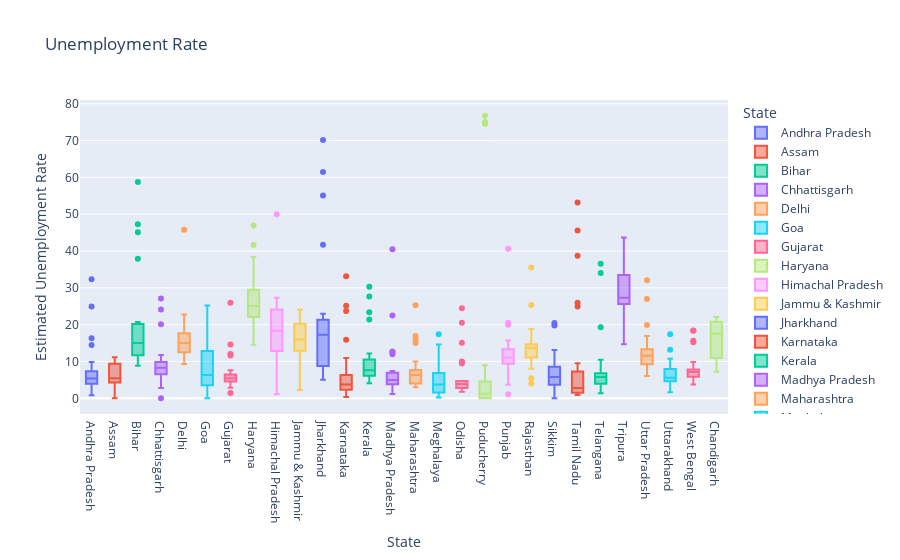

The notebook cell this image was saved under:
### Markdown cell above
## EDA - Exploratory Data Analysis

### Code cell
# Plotting a box-plot to show un-employment rate in each state
fig = px.box(
    unemployment,
    x='State',
    y='Estimated Unemployment Rate',
    color='State',
    title='Unemployment Rate',
    template='plotly'
)
fig.show()

### Figure 1 — Plotly figure (JSON) as saved in the notebook; plotly's stock layout.template omitted (floating-point values rounded to 4 significant figures)
{"data": [{"alignmentgroup": "True", "hovertemplate": "State=%{x}<br>Estimated Unemployment Rate=%{y}<extra></extra>", "legendgroup": "Andhra Pradesh", "marker": {"color": "#636efa"}, "name": "Andhra Pradesh", "notched": false, "offsetgroup": "Andhra Pradesh", "orientation": "v", "showlegend": true, "type": "box", "x": ["Andhra Pradesh", "Andhra Pradesh", "Andhra Pradesh", "Andhra Pradesh", "Andhra Pradesh", "Andhra Pradesh", "Andhra Pradesh", "Andhra Pradesh", "Andhra Pradesh", "Andhra Pradesh", "Andhra Pradesh", "Andhra Pradesh", "Andhra Pradesh", "Andhra Pradesh", "Andhra Pradesh", "Andhra Pradesh", "Andhra Pradesh", "Andhra Pradesh", "Andhra Pradesh", "Andhra Pradesh", "Andhra Pradesh", "Andhra Pradesh", "Andhra Pradesh", "Andhra Pradesh", "Andhra Pradesh", "Andhra Pradesh", "Andhra Pradesh", "Andhra Pradesh"], "x0": " ", "xaxis": "x", "y": [3.65, 3.05, 3.75, 3.32, 5.17, 3.52, 4.12, 4.38, 4.84, 5.91, 4.06, 16.29, 14.46, 0.85, 6.09, 3.8, 5.64, 4.61, 6.01, 4.7, 7.54, 7.88, 7.11, 5.66, 9.88, 32.3, 24.91, 5.86], "y0": " ", "yaxis": "y"}, {"alignmentgroup": "True", "hovertemplate": "State=%{x}<br>Estimated Unemployment Rate=%{y}<extra></extra>", "legendgroup": "Assam", "marker": {"color": "#EF553B"}, "name": "Assam", "notched": false, "offsetgroup": "Assam", "orientation": "v", "showlegend": true, "type": "box", "x": ["Assam", "Assam", "Assam", "Assam", "Assam", "Assam", "Assam", "Assam", "Assam", "Assam", "Assam", "Assam", "Assam", "Assam", "Assam", "Assam", "Assam", "Assam", "Assam", "Assam", "Assam", "Assam", "Assam", "Assam", "Assam", "Assam"], "x0": " ", "xaxis": "x", "y": [4.29, 5.08, 4.26, 5.79, 4.46, 4.65, 4.66, 4.29, 3.26, 3.77, 9.38, 0.0, 7.87, 9.89, 3.21, 10.39, 9.26, 11.17, 6.31, 5.02, 7.24, 9.98, 10.34, 8.37, 10.77, 3.42], "y0": " ", "yaxis": "y"}, {"alignmentgroup": "True", "hovertemplate": "State=%{x}<br>Estimated Unemployment Rate=%{y}<extra></extra>", "legendgroup": "Bihar", "marker": {"color": "#00cc96"}, "name": "Bihar", "notched": false, "offsetgroup": "Bihar", "orientation": "v", "showlegend": true, "type": "box", "x": ["Bihar", "Bihar", "Bihar", "Bihar", "Bihar", "Bihar", "Bihar", "Bihar", "Bihar", "Bihar", "Bihar", "Bihar", "Bihar", "Bihar", "Bihar", "Bihar", "Bihar", "Bihar", "Bihar", "Bihar", "Bihar", "Bihar", "Bihar", "Bihar", "Bihar", "Bihar", "Bihar", "Bihar"], "x0": " ", "xaxis": "x", "y": [9.27, 10.2, 13.44, 11.0, 8.87, 12.47, 12.4, 10.16, 9.13, 9.61, 15.39, 45.09, 47.26, 20.49, 19.9, 13.29, 16.41, 17.66, 20.46, 14.06, 17.62, 14.91, 20.69, 15.11, 15.73, 58.77, 37.87, 12.45], "y0": " ", "yaxis": "y"}, {"alignmentgroup": "True", "hovertemplate": "State=%{x}<br>Estimated Unemployment Rate=%{y}<extra></extra>", "legendgroup": "Chhattisgarh", "marker": {"color": "#ab63fa"}, "name": "Chhattisgarh", "notched": false, "offsetgroup": "Chhattisgarh", "orientation": "v", "showlegend": true, "type": "box", "x": ["Chhattisgarh", "Chhattisgarh", "Chhattisgarh", "Chhattisgarh", "Chhattisgarh", "Chhattisgarh", "Chhattisgarh", "Chhattisgarh", "Chhattisgarh", "Chhattisgarh", "Chhattisgarh", "Chhattisgarh", "Chhattisgarh", "Chhattisgarh", "Chhattisgarh", "Chhattisgarh", "Chhattisgarh", "Chhattisgarh", "Chhattisgarh", "Chhattisgarh", "Chhattisgarh", "Chhattisgarh", "Chhattisgarh", "Chhattisgarh", "Chhattisgarh", "Chhattisgarh", "Chhattisgarh", "Chhattisgarh"], "x0": " ", "xaxis": "x", "y": [9.82, 6.76, 4.54, 4.64, 8.33, 6.96, 2.77, 6.11, 9.89, 7.89, 7.31, 0.0, 7.64, 10.14, 9.77, 11.77, 8.17, 6.29, 9.46, 10.27, 8.32, 3.57, 9.01, 9.79, 8.21, 20.13, 24.1, 27.07], "y0": " ", "yaxis": "y"}, {"alignmentgroup": "True", "hovertemplate": "State=%{x}<br>Estimated Unemployment Rate=%{y}<extra></extra>", "legendgroup": "Delhi", "marker": {"color": "#FFA15A"}, "name": "Delhi", "notched": false, "offsetgroup": "Delhi", "orientation": "v", "showlegend": true, "type": "box", "x": ["Delhi", "Delhi", "Delhi", "Delhi", "Delhi", "Delhi", "Delhi", "Delhi", "Delhi", "Delhi", "Delhi", "Delhi", "Delhi", "Delhi", "Delhi", "Delhi", "Delhi", "Delhi", "Delhi", "Delhi", "Delhi", "Delhi", "Delhi", "Delhi", "Delhi", "Delhi", "Delhi", "Delhi"], "x0": " ", "xaxis": "x", "y": [12.56, 9.33, 11.07, 17.18, 12.5, 15.84, 11.11, 16.97, 13.48, 13.81, 15.18, 20.69, 22.76, 21.14, 12.31, 12.76, 14.68, 13.52, 20.59, 12.41, 16.11, 11.07, 22.45, 14.86, 17.09, 16.51, 45.78, 18.11], "y0": " ", "yaxis": "y"}, {"alignmentgroup": "True", "hovertemplate": "State=%{x}<br>Estimated Unemployment Rate=%{y}<extra></extra>", "legendgroup": "Goa", "marker": {"color": "#19d3f3"}, "name": "Goa", "notched": false, "offsetgroup": "Goa", "orientation": "v", "showlegend": true, "type": "box", "x": ["Goa", "Goa", "Goa", "Goa", "Goa", "Goa", "Goa", "Goa", "Goa", "Goa", "Goa", "Goa", "Goa", "Goa", "Goa", "Goa", "Goa", "Goa", "Goa", "Goa", "Goa", "Goa", "Goa", "Goa"], "x0": " ", "xaxis": "x", "y": [2.91, 5.45, 10.98, 1.98, 3.61, 7.21, 23.71, 3.54, 5.38, 0.0, 15.91, 20.0, 2.75, 13.33, 12.28, 4.9, 3.16, 12.31, 25.2, 16.22, 10.92, 4.31, 4.76, 11.76], "y0": " ", "yaxis": "y"}, {"alignmentgroup": "True", "hovertemplate": "State=%{x}<br>Estimated Unemployment Rate=%{y}<extra></extra>", "legendgroup": "Gujarat", "marker": {"color": "#FF6692"}, "name": "Gujarat", "notched": false, "offsetgroup": "Gujarat", "orientation": "v", "showlegend": true, "type": "box", "x": ["Gujarat", "Gujarat", "Gujarat", "Gujarat", "Gujarat", "Gujarat", "Gujarat", "Gujarat", "Gujarat", "Gujarat", "Gujarat", "Gujarat", "Gujarat", "Gujarat", "Gujarat", "Gujarat", "Gujarat", "Gujarat", "Gujarat", "Gujarat", "Gujarat", "Gujarat", "Gujarat", "Gujarat", "Gujarat", "Gujarat", "Gujarat", "Gujarat"], "x0": " ", "xaxis": "x", "y": [2.88, 4.77, 4.58, 3.7, 6.29, 4.91, 4.68, 3.46, 5.35, 6.64, 7.59, 12.0, 14.58, 1.41, 4.09, 6.31, 5.15, 4.2, 5.96, 5.45, 7.53, 5.71, 5.82, 6.04, 5.39, 25.94, 11.62, 4.54], "y0": " ", "yaxis": "y"}, {"alignmentgroup": "True", "hovertemplate": "State=%{x}<br>Estimated Unemployment Rate=%{y}<extra></extra>", "legendgroup": "Haryana", "marker": {"color": "#B6E880"}, "name": "Haryana", "notched": false, "offsetgroup": "Haryana", "orientation": "v", "showlegend": true, "type": "box", "x": ["Haryana", "Haryana", "Haryana", "Haryana", "Haryana", "Haryana", "Haryana", "Haryana", "Haryana", "Haryana", "Haryana", "Haryana", "Haryana", "Haryana", "Haryana", "Haryana", "Haryana", "Haryana", "Haryana", "Haryana", "Haryana", "Haryana", "Haryana", "Haryana", "Haryana", "Haryana", "Haryana", "Haryana"], "x0": " ", "xaxis": "x", "y": [14.54, 23.08, 16.22, 30.94, 16.36, 24.17, 16.59, 29.56, 16.21, 27.19, 23.92, 41.61, 34.22, 35.57, 24.67, 20.42, 25.45, 24.19, 26.84, 21.04, 27.06, 23.65, 27.24, 23.29, 27.14, 46.89, 38.46, 29.41], "y0": " ", "yaxis": "y"}, {"alignmentgroup": "True", "hovertemplate": "State=%{x}<br>Estimated Unemployment Rate=%{y}<extra></extra>", "legendgroup": "Himachal Pradesh", "marker": {"color": "#FF97FF"}, "name": "Himachal Pradesh", "notched": false, "offsetgroup": "Himachal Pradesh", "orientation": "v", "showlegend": true, "type": "box", "x": ["Himachal Pradesh", "Himachal Pradesh", "Himachal Pradesh", "Himachal Pradesh", "Himachal Pradesh", "Himachal Pradesh", "Himachal Pradesh", "Himachal Pradesh", "Himachal Pradesh", "Himachal Pradesh", "Himachal Pradesh", "Himachal Pradesh", "Himachal Pradesh", "Himachal Pradesh", "Himachal Pradesh", "Himachal Pradesh", "Himachal Pradesh", "Himachal Pradesh", "Himachal Pradesh", "Himachal Pradesh", "Himachal Pradesh", "Himachal Pradesh", "Himachal Pradesh", "Himachal Pradesh", "Himachal Pradesh", "Himachal Pradesh", "Himachal Pradesh", "Himachal Pradesh"], "x0": " ", "xaxis": "x", "y": [13.68, 11.43, 20.59, 18.56, 15.98, 15.81, 22.86, 19.46, 16.67, 15.42, 17.71, 2.13, 25.64, 1.12, 10.88, 21.43, 21.51, 24.48, 12.0, 23.77, 27.27, 25.32, 18.15, 27.31, 26.44, 2.7, 50.0, 10.81], "y0": " ", "yaxis": "y"}, {"alignmentgroup": "True", "hovertemplate": "State=%{x}<br>Estimated Unemployment Rate=%{y}<extra></extra>", "legendgroup": "Jammu & Kashmir", "marker": {"color": "#FECB52"}, "name": "Jammu & Kashmir", "notched": false, "offsetgroup": "Jammu & Kashmir", "orientation": "v", "showlegend": true, "type": "box", "x": ["Jammu & Kashmir", "Jammu & Kashmir", "Jammu & Kashmir", "Jammu & Kashmir", "Jammu & Kashmir", "Jammu & Kashmir", "Jammu & Kashmir", "Jammu & Kashmir", "Jammu & Kashmir", "Jammu & Kashmir", "Jammu & Kashmir", "Jammu & Kashmir", "Jammu & Kashmir", "Jammu & Kashmir", "Jammu & Kashmir", "Jammu & Kashmir", "Jammu & Kashmir", "Jammu & Kashmir", "Jammu & Kashmir", "Jammu & Kashmir", "Jammu & Kashmir"], "x0": " ", "xaxis": "x", "y": [12.78, 12.09, 13.67, 11.32, 19.27, 14.73, 22.19, 21.23, 16.0, 2.22, 18.97, 23.04, 19.88, 21.55, 24.06, 14.29, 7.02, 18.54, 19.86, 14.29, 12.96], "y0": " ", "yaxis": "y"}, {"alignmentgroup": "True", "hovertemplate": "State=%{x}<br>Estimated Unemployment Rate=%{y}<extra></extra>", "legendgroup": "Jharkhand", "marker": {"color": "#636efa"}, "name": "Jharkhand", "notched": false, "offsetgroup": "Jharkhand", "orientation": "v", "showlegend": true, "type": "box", "x": ["Jharkhand", "Jharkhand", "Jharkhand", "Jharkhand", "Jharkhand", "Jharkhand", "Jharkhand", "Jharkhand", "Jharkhand", "Jharkhand", "Jharkhand", "Jharkhand", "Jharkhand", "Jharkhand", "Jharkhand", "Jharkhand", "Jharkhand", "Jharkhand", "Jharkhand", "Jharkhand", "Jharkhand", "Jharkhand", "Jharkhand", "Jharkhand", "Jharkhand", "Jharkhand", "Jharkhand", "Jharkhand"], "x0": " ", "xaxis": "x", "y": [7.11, 8.46, 9.98, 12.06, 7.12, 6.57, 8.07, 15.15, 6.16, 9.06, 5.01, 41.72, 55.1, 21.53, 17.23, 20.51, 15.67, 20.25, 21.16, 19.05, 17.34, 22.01, 22.96, 19.67, 16.4, 61.48, 70.17, 19.38], "y0": " ", "yaxis": "y"}, {"alignmentgroup": "True", "hovertemplate": "State=%{x}<br>Estimated Unemployment Rate=%{y}<extra></extra>", "legendgroup": "Karnataka", "marker": {"color": "#EF553B"}, "name": "Karnataka", "notched": false, "offsetgroup": "Karnataka", "orientation": "v", "showlegend": true, "type": "box", "x": ["Karnataka", "Karnataka", "Karnataka", "Karnataka", "Karnataka", "Karnataka", "Karnataka", "Karnataka", "Karnataka", "Karnataka", "Karnataka", "Karnataka", "Karnataka", "Karnataka", "Karnataka", "Karnataka", "Karnataka", "Karnataka", "Karnataka", "Karnataka", "Karnataka", "Karnataka", "Karnataka", "Karnataka", "Karnataka", "Karnataka", "Karnataka", "Karnataka"], "x0": " ", "xaxis": "x", "y": [5.46, 5.98, 0.52, 0.37, 3.2, 7.13, 1.19, 0.41, 2.57, 4.11, 2.39, 33.17, 23.72, 10.92, 6.56, 5.0, 2.29, 1.27, 3.57, 3.87, 3.44, 1.56, 3.31, 2.88, 4.92, 25.12, 15.88, 6.12], "y0": " ", "yaxis": "y"}, {"alignmentgroup": "True", "hovertemplate": "State=%{x}<br>Estimated Unemployment Rate=%{y}<extra></extra>", "legendgroup": "Kerala", "marker": {"color": "#00cc96"}, "name": "Kerala", "notched": false, "offsetgroup": "Kerala", "orientation": "v", "showlegend": true, "type": "box", "x": ["Kerala", "Kerala", "Kerala", "Kerala", "Kerala", "Kerala", "Kerala", "Kerala", "Kerala", "Kerala", "Kerala", "Kerala", "Kerala", "Kerala", "Kerala", "Kerala", "Kerala", "Kerala", "Kerala", "Kerala", "Kerala", "Kerala", "Kerala", "Kerala", "Kerala", "Kerala", "Kerala", "Kerala"], "x0": " ", "xaxis": "x", "y": [6.63, 9.0, 4.95, 10.32, 5.35, 9.14, 5.0, 10.77, 4.11, 8.91, 8.85, 10.71, 23.38, 27.66, 6.11, 6.67, 7.58, 7.69, 5.52, 5.35, 6.71, 7.31, 6.65, 6.08, 9.14, 21.43, 30.28, 12.17], "y0": " ", "yaxis": "y"}, {"alignmentgroup": "True", "hovertemplate": "State=%{x}<br>Estimated Unemployment Rate=%{y}<extra></extra>", "legendgroup": "Madhya Pradesh", "marker": {"color": "#ab63fa"}, "name": "Madhya Pradesh", "notched": false, "offsetgroup": "Madhya Pradesh", "orientation": "v", "showlegend": true, "type": "box", "x": ["Madhya Pradesh", "Madhya Pradesh", "Madhya Pradesh", "Madhya Pradesh", "Madhya Pradesh", "Madhya Pradesh", "Madhya Pradesh", "Madhya Pradesh", "Madhya Pradesh", "Madhya Pradesh", "Madhya Pradesh", "Madhya Pradesh", "Madhya Pradesh", "Madhya Pradesh", "Madhya Pradesh", "Madhya Pradesh", "Madhya Pradesh", "Madhya Pradesh", "Madhya Pradesh", "Madhya Pradesh", "Madhya Pradesh", "Madhya Pradesh", "Madhya Pradesh", "Madhya Pradesh", "Madhya Pradesh", "Madhya Pradesh", "Madhya Pradesh", "Madhya Pradesh"], "x0": " ", "xaxis": "x", "y": [3.63, 4.25, 3.92, 4.94, 3.08, 2.98, 2.72, 2.94, 3.66, 4.42, 1.19, 12.5, 22.46, 6.46, 3.91, 6.38, 7.38, 6.82, 7.0, 4.4, 6.06, 6.2, 5.17, 4.96, 4.8, 11.94, 40.49, 12.72], "y0": " ", "yaxis": "y"}, {"alignmentgroup": "True", "hovertemplate": "State=%{x}<br>Estimated Unemployment Rate=%{y}<extra></extra>", "legendgroup": "Maharashtra", "marker": {"color": "#FFA15A"}, "name": "Maharashtra", "notched": false, "offsetgroup": "Maharashtra", "orientation": "v", "showlegend": true, "type": "box", "x": ["Maharashtra", "Maharashtra", "Maharashtra", "Maharashtra", "Maharashtra", "Maharashtra", "Maharashtra", "Maharashtra", "Maharashtra", "Maharashtra", "Maharashtra", "Maharashtra", "Maharashtra", "Maharashtra", "Maharashtra", "Maharashtra", "Maharashtra", "Maharashtra", "Maharashtra", "Maharashtra", "Maharashtra", "Maharashtra", "Maharashtra", "Maharashtra", "Maharashtra", "Maharashtra", "Maharashtra", "Maharashtra"], "x0": " ", "xaxis": "x", "y": [3.67, 4.34, 3.66, 3.76, 4.4, 3.81, 3.68, 3.03, 3.8, 4.24, 5.38, 25.28, 16.89, 9.4, 6.08, 6.46, 6.35, 7.57, 7.6, 7.51, 7.6, 7.83, 6.67, 5.34, 6.34, 14.99, 15.92, 10.01], "y0": " ", "yaxis": "y"}, {"alignmentgroup": "True", "hovertemplate": "State=%{x}<br>Estimated Unemployment Rate=%{y}<extra></extra>", "legendgroup": "Meghalaya", "marker": {"color": "#19d3f3"}, "name": "Meghalaya", "notched": false, "offsetgroup": "Meghalaya", "orientation": "v", "showlegend": true, "type": "box", "x": ["Meghalaya", "Meghalaya", "Meghalaya", "Meghalaya", "Meghalaya", "Meghalaya", "Meghalaya", "Meghalaya", "Meghalaya", "Meghalaya", "Meghalaya", "Meghalaya", "Meghalaya", "Meghalaya", "Meghalaya", "Meghalaya", "Meghalaya", "Meghalaya", "Meghalaya", "Meghalaya", "Meghalaya", "Meghalaya", "Meghalaya", "Meghalaya", "Meghalaya", "Meghalaya", "Meghalaya"], "x0": " ", "xaxis": "x", "y": [3.16, 4.23, 1.03, 0.52, 0.24, 3.7, 1.5, 1.8, 0.97, 2.76, 1.28, 8.38, 3.73, 1.35, 8.4, 8.66, 4.43, 5.8, 5.3, 7.2, 3.02, 5.21, 4.76, 7.37, 2.8, 17.39, 14.58], "y0": " ", "yaxis": "y"}, {"alignmentgroup": "True", "hovertemplate": "State=%{x}<br>Estimated Unemployment Rate=%{y}<extra></extra>", "legendgroup": "Odisha", "marker": {"color": "#FF6692"}, "name": "Odisha", "notched": false, "offsetgroup": "Odisha", "orientation": "v", "showlegend": true, "type": "box", "x": ["Odisha", "Odisha", "Odisha", "Odisha", "Odisha", "Odisha", "Odisha", "Odisha", "Odisha", "Odisha", "Odisha", "Odisha", "Odisha", "Odisha", "Odisha", "Odisha", "Odisha", "Odisha", "Odisha", "Odisha", "Odisha", "Odisha", "Odisha", "Odisha", "Odisha", "Odisha", "Odisha", "Odisha"], "x0": " ", "xaxis": "x", "y": [4.17, 4.71, 3.31, 3.68, 4.31, 4.28, 4.72, 4.67, 1.81, 3.31, 15.09, 24.48, 9.45, 4.59, 2.95, 2.63, 1.78, 3.5, 3.78, 4.5, 2.23, 3.36, 2.28, 2.19, 3.96, 20.5, 10.0, 2.18], "y0": " ", "yaxis": "y"}, {"alignmentgroup": "True", "hovertemplate": "State=%{x}<br>Estimated Unemployment Rate=%{y}<extra></extra>", "legendgroup": "Puducherry", "marker": {"color": "#B6E880"}, "name": "Puducherry", "notched": false, "offsetgroup": "Puducherry", "orientation": "v", "showlegend": true, "type": "box", "x": ["Puducherry", "Puducherry", "Puducherry", "Puducherry", "Puducherry", "Puducherry", "Puducherry", "Puducherry", "Puducherry", "Puducherry", "Puducherry", "Puducherry", "Puducherry", "Puducherry", "Puducherry", "Puducherry", "Puducherry", "Puducherry", "Puducherry", "Puducherry", "Puducherry", "Puducherry", "Puducherry", "Puducherry", "Puducherry", "Puducherry"], "x0": " ", "xaxis": "x", "y": [0.0, 0.0, 0.0, 4.85, 0.0, 1.18, 0.0, 1.99, 0.58, 1.74, 2.31, 74.51, 1.25, 0.0, 0.0, 8.95, 1.22, 1.17, 1.37, 5.21, 0.57, 1.78, 0.62, 76.74, 75.0, 4.55], "y0": " ", "yaxis": "y"}, {"alignmentgroup": "True", "hovertemplate": "State=%{x}<br>Estimated Unemployment Rate=%{y}<extra></extra>", "legendgroup": "Punjab", "marker": {"color": "#FF97FF"}, "name": "Punjab", "notched": false, "offsetgroup": "Punjab", "orientation": "v", "showlegend": true, "type": "box", "x": ["Punjab", "Punjab", "Punjab", "Punjab", "Punjab", "Punjab", "Punjab", "Punjab", "Punjab", "Punjab", "Punjab", "Punjab", "Punjab", "Punjab", "Punjab", "Punjab", "Punjab", "Punjab", "Punjab", "Punjab", "Punjab", "Punjab", "Punjab", "Punjab", "Punjab", "Punjab", "Punjab", "Punjab"], "x0": " ", "xaxis": "x", "y": [9.17, 12.21, 9.64, 6.69, 8.59, 12.56, 7.07, 6.13, 9.69, 10.41, 10.51, 3.69, 40.59, 20.0, 13.49, 13.17, 11.61, 11.99, 15.69, 13.75, 10.39, 11.97, 13.68, 11.99, 9.97, 1.13, 20.54, 10.55], "y0": " ", "yaxis": "y"}, {"alignmentgroup": "True", "hovertemplate": "State=%{x}<br>Estimated Unemployment Rate=%{y}<extra></extra>", "legendgroup": "Rajasthan", "marker": {"color": "#FECB52"}, "name": "Rajasthan", "notched": false, "offsetgroup": "Rajasthan", "orientation": "v", "showlegend": true, "type": "box", "x": ["Rajasthan", "Rajasthan", "Rajasthan", "Rajasthan", "Rajasthan", "Rajasthan", "Rajasthan", "Rajasthan", "Rajasthan", "Rajasthan", "Rajasthan", "Rajasthan", "Rajasthan", "Rajasthan", "Rajasthan", "Rajasthan", "Rajasthan", "Rajasthan", "Rajasthan", "Rajasthan", "Rajasthan", "Rajasthan", "Rajasthan", "Rajasthan", "Rajasthan", "Rajasthan", "Rajasthan", "Rajasthan"], "x0": " ", "xaxis": "x", "y": [4.03, 13.7, 9.7, 12.5, 5.45, 14.66, 10.47, 13.96, 8.0, 14.48, 9.47, 12.25, 10.45, 13.86, 13.62, 14.36, 11.67, 14.71, 12.63, 13.02, 14.3, 18.04, 18.82, 17.02, 18.54, 35.53, 25.35, 13.04], "y0": " ", "yaxis": "y"}, {"alignmentgroup": "True", "hovertemplate": "State=%{x}<br>Estimated Unemployment Rate=%{y}<extra></extra>", "legendgroup": "Sikkim", "marker": {"color": "#636efa"}, "name": "Sikkim", "notched": false, "offsetgroup": "Sikkim", "orientation": "v", "showlegend": true, "type": "box", "x": ["Sikkim", "Sikkim", "Sikkim", "Sikkim", "Sikkim", "Sikkim", "Sikkim", "Sikkim", "Sikkim", "Sikkim", "Sikkim", "Sikkim", "Sikkim", "Sikkim", "Sikkim", "Sikkim", "Sikkim"], "x0": " ", "xaxis": "x", "y": [5.48, 13.11, 1.0, 0.0, 5.81, 8.2, 7.76, 2.56, 4.82, 4.81, 9.68, 4.04, 7.37, 20.45, 5.77, 19.75, 2.63], "y0": " ", "yaxis": "y"}, {"alignmentgroup": "True", "hovertemplate": "State=%{x}<br>Estimated Unemployment Rate=%{y}<extra></extra>", "legendgroup": "Tamil Nadu", "marker": {"color": "#EF553B"}, "name": "Tamil Nadu", "notched": false, "offsetgroup": "Tamil Nadu", "orientation": "v", "showlegend": true, "type": "box", "x": ["Tamil Nadu", "Tamil Nadu", "Tamil Nadu", "Tamil Nadu", "Tamil Nadu", "Tamil Nadu", "Tamil Nadu", "Tamil Nadu", "Tamil Nadu", "Tamil Nadu", "Tamil Nadu", "Tamil Nadu", "Tamil Nadu", "Tamil Nadu", "Tamil Nadu", "Tamil Nadu", "Tamil Nadu", "Tamil Nadu", "Tamil Nadu", "Tamil Nadu", "Tamil Nadu", "Tamil Nadu", "Tamil Nadu", "Tamil Nadu", "Tamil Nadu", "Tamil Nadu", "Tamil Nadu", "Tamil Nadu"], "x0": " ", "xaxis": "x", "y": [0.97, 0.92, 6.01, 2.91, 1.71, 1.46, 2.46, 3.73, 1.18, 1.17, 6.36, 53.19, 38.73, 2.06, 0.89, 1.56, 3.18, 9.53, 1.86, 1.13, 2.65, 8.05, 2.05, 3.31, 6.46, 45.55, 25.95, 24.93], "y0": " ", "yaxis": "y"}, {"alignmentgroup": "True", "hovertemplate": "State=%{x}<br>Estimated Unemployment Rate=%{y}<extra></extra>", "legendgroup": "Telangana", "marker": {"color": "#00cc96"}, "name": "Telangana", "notched": false, "offsetgroup": "Telangana", "orientation": "v", "showlegend": true, "type": "box", "x": ["Telangana", "Telangana", "Telangana", "Telangana", "Telangana", "Telangana", "Telangana", "Telangana", "Telangana", "Telangana", "Telangana", "Telangana", "Telangana", "Telangana", "Telangana", "Telangana", "Telangana", "Telangana", "Telangana", "Telangana", "Telangana", "Telangana", "Telangana", "Telangana", "Telangana", "Telangana", "Telangana", "Telangana"], "x0": " ", "xaxis": "x", "y": [2.23, 5.92, 2.45, 1.4, 5.49, 7.29, 6.47, 1.35, 5.02, 9.02, 5.63, 4.51, 34.01, 19.3, 1.52, 1.43, 3.73, 4.19, 6.19, 6.74, 5.23, 4.22, 6.49, 6.74, 6.1, 10.5, 36.57, 6.92], "y0": " ", "yaxis": "y"}, {"alignmentgroup": "True", "hovertemplate": "State=%{x}<br>Estimated Unemployment Rate=%{y}<extra></extra>", "legendgroup": "Tripura", "marker": {"color": "#ab63fa"}, "name": "Tripura", "notched": false, "offsetgroup": "Tripura", "orientation": "v", "showlegend": true, "type": "box", "x": ["Tripura", "Tripura", "Tripura", "Tripura", "Tripura", "Tripura", "Tripura", "Tripura", "Tripura", "Tripura", "Tripura", "Tripura", "Tripura", "Tripura", "Tripura", "Tripura", "Tripura", "Tripura", "Tripura", "Tripura", "Tripura", "Tripura", "Tripura", "Tripura", "Tripura", "Tripura", "Tripura", "Tripura"], "x0": " ", "xaxis": "x", "y": [29.25, 26.64, 22.47, 25.49, 30.23, 27.54, 25.25, 26.53, 31.91, 26.22, 31.61, 43.64, 14.71, 18.84, 34.69, 25.59, 25.81, 33.45, 33.57, 26.67, 27.15, 33.48, 34.37, 33.88, 25.69, 34.88, 16.78, 27.47], "y0": " ", "yaxis": "y"}, {"alignmentgroup": "True", "hovertemplate": "State=%{x}<br>Estimated Unemployment Rate=%{y}<extra></extra>", "legendgroup": "Uttar Pradesh", "marker": {"color": "#FFA15A"}, "name": "Uttar Pradesh", "notched": false, "offsetgroup": "Uttar Pradesh", "orientation": "v", "showlegend": true, "type": "box", "x": ["Uttar Pradesh", "Uttar Pradesh", "Uttar Pradesh", "Uttar Pradesh", "Uttar Pradesh", "Uttar Pradesh", "Uttar Pradesh", "Uttar Pradesh", "Uttar Pradesh", "Uttar Pradesh", "Uttar Pradesh", "Uttar Pradesh", "Uttar Pradesh", "Uttar Pradesh", "Uttar Pradesh", "Uttar Pradesh", "Uttar Pradesh", "Uttar Pradesh", "Uttar Pradesh", "Uttar Pradesh", "Uttar Pradesh", "Uttar Pradesh", "Uttar Pradesh", "Uttar Pradesh", "Uttar Pradesh", "Uttar Pradesh", "Uttar Pradesh", "Uttar Pradesh"], "x0": " ", "xaxis": "x", "y": [10.26, 11.13, 9.19, 11.47, 6.45, 10.18, 6.94, 8.43, 6.06, 8.12, 9.37, 19.92, 16.89, 8.51, 14.4, 11.62, 11.8, 14.73, 13.58, 10.35, 11.31, 12.37, 12.34, 11.65, 12.32, 26.94, 32.06, 13.05], "y0": " ", "yaxis": "y"}, {"alignmentgroup": "True", "hovertemplate": "State=%{x}<br>Estimated Unemployment Rate=%{y}<extra></extra>", "legendgroup": "Uttarakhand", "marker": {"color": "#19d3f3"}, "name": "Uttarakhand", "notched": false, "offsetgroup": "Uttarakhand", "orientation": "v", "showlegend": true, "type": "box", "x": ["Uttarakhand", "Uttarakhand", "Uttarakhand", "Uttarakhand", "Uttarakhand", "Uttarakhand", "Uttarakhand", "Uttarakhand", "Uttarakhand", "Uttarakhand", "Uttarakhand", "Uttarakhand", "Uttarakhand", "Uttarakhand", "Uttarakhand", "Uttarakhand", "Uttarakhand", "Uttarakhand", "Uttarakhand", "Uttarakhand", "Uttarakhand", "Uttarakhand", "Uttarakhand", "Uttarakhand", "Uttarakhand", "Uttarakhand", "Uttarakhand"], "x0": " ", "xaxis": "x", "y": [1.63, 4.65, 5.74, 6.11, 3.47, 4.83, 5.56, 4.52, 4.17, 4.85, 3.66, 3.57, 10.71, 9.17, 4.69, 6.94, 7.43, 9.62, 4.72, 6.34, 7.39, 8.92, 5.28, 8.15, 13.18, 17.36, 5.08], "y0": " ", "yaxis": "y"}, {"alignmentgroup": "True", "hovertemplate": "State=%{x}<br>Estimated Unemployment Rate=%{y}<extra></extra>", "legendgroup": "West Bengal", "marker": {"color": "#FF6692"}, "name": "West Bengal", "notched": false, "offsetgroup": "West Bengal", "orientation": "v", "showlegend": true, "type": "box", "x": ["West Bengal", "West Bengal", "West Bengal", "West Bengal", "West Bengal", "West Bengal", "West Bengal", "West Bengal", "West Bengal", "West Bengal", "West Bengal", "West Bengal", "West Bengal", "West Bengal", "West Bengal", "West Bengal", "West Bengal", "West Bengal", "West Bengal", "West Bengal", "West Bengal", "West Bengal", "West Bengal", "West Bengal", "West Bengal", "West Bengal", "West Bengal", "West Bengal"], "x0": " ", "xaxis": "x", "y": [6.02, 5.85, 5.62, 5.58, 5.26, 6.78, 5.83, 5.79, 6.79, 3.78, 7.02, 18.32, 18.43, 4.94, 7.25, 7.38, 7.91, 7.27, 7.79, 7.83, 6.61, 7.24, 7.27, 7.55, 6.67, 15.63, 15.22, 9.86], "y0": " ", "yaxis": "y"}, {"alignmentgroup": "True", "hovertemplate": "State=%{x}<br>Estimated Unemployment Rate=%{y}<extra></extra>", "legendgroup": "Chandigarh", "marker": {"color": "#B6E880"}, "name": "Chandigarh", "notched": false, "offsetgroup": "Chandigarh", "orientation": "v", "showlegend": true, "type": "box", "x": ["Chandigarh", "Chandigarh", "Chandigarh", "Chandigarh", "Chandigarh", "Chandigarh", "Chandigarh", "Chandigarh", "Chandigarh", "Chandigarh", "Chandigarh", "Chandigarh"], "x0": " ", "xaxis": "x", "y": [18.35, 12.4, 21.8, 9.52, 20.14, 13.99, 22.05, 8.33, 20.0, 16.67, 21.43, 7.22], "y0": " ", "yaxis": "y"}], "layout": {"boxmode": "overlay", "legend": {"title": {"text": "State"}, "tracegroupgap": 0}, "title": {"text": "Unemployment Rate"}, "xaxis": {"anchor": "y", "categoryarray": ["Andhra Pradesh", "Assam", "Bihar", "Chhattisgarh", "Delhi", "Goa", "Gujarat", "Haryana", "Himachal Pradesh", "Jammu & Kashmir", "Jharkhand", "Karnataka", "Kerala", "Madhya Pradesh", "Maharashtra", "Meghalaya", "Odisha", "Puducherry", "Punjab", "Rajasthan", "Sikkim", "Tamil Nadu", "Telangana", "Tripura", "Uttar Pradesh", "Uttarakhand", "West Bengal", "Chandigarh"], "categoryorder": "array", "domain": [0, 1], "title": {"text": "State"}}, "yaxis": {"anchor": "x", "domain": [0, 1], "title": {"text": "Estimated Unemployment Rate"}}}}
